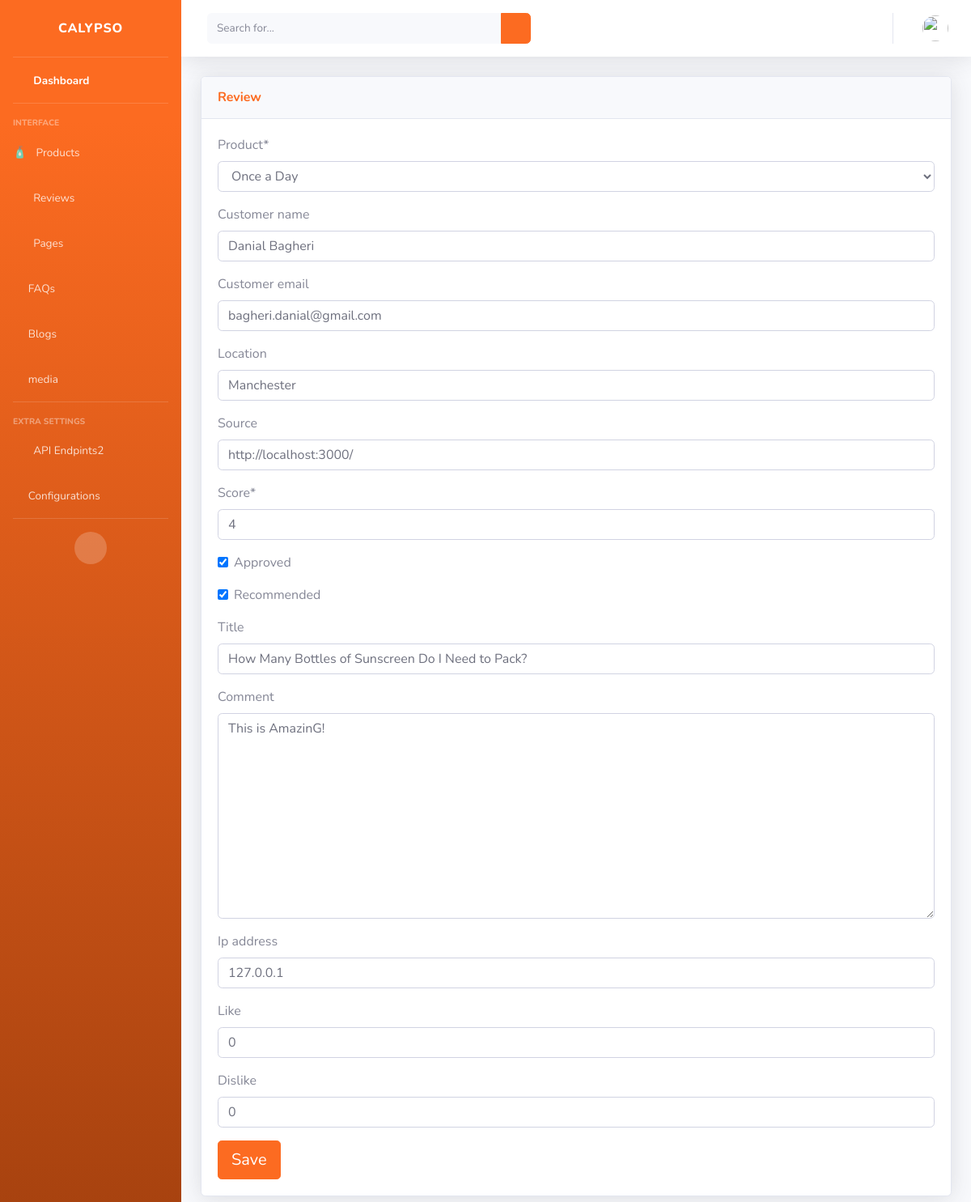
Screenshot of /dashboard/reviews/11/ (signed in) with the database file from the repository.
### review/models.py (models this page shows, shortened)
class Review(models.Model):
    product = models.ForeignKey(
        Product, null=True, on_delete=models.SET_NULL)
    user = models.ForeignKey(User, verbose_name="user",
                             blank=True, null=True, on_delete=models.SET_NULL)
    customer_name = models.CharField(max_length=200, blank=True, null=True)
    customer_email = models.EmailField(max_length=254, blank=True, null=True)
    location = models.CharField(max_length=200, blank=True, null=True)
    source = models.CharField(max_length=200, blank=True, null=True)
    score = models.PositiveIntegerField()
    approved = models.BooleanField(default=False)
    recommended = models.BooleanField(default=False)
    title = models.CharField(max_length=200, blank=True, null=True)
    comment = models.TextField(blank=True)
    ip_address = models.GenericIPAddressField(blank=True, null=True)
    date_created = models.DateTimeField(auto_now_add=True)
    like = models.PositiveIntegerField(default=0, blank=True, null=True)
    dislike = models.PositiveIntegerField(default=0, blank=True, null=True)
    reply = models.ManyToManyField(
        Reply, related_name="review", verbose_name="Replies", blank=True)
    opened = models.BooleanField(default=False)
    class Meta:
        ordering = ("-date_created",)
    def save(self, *args, **kwargs):
        if self.score > 5:
            self.score = 5
        super(Review, self).save(*args, **kwargs)

### dashboard/views.py (the view)
# urls.py: path('reviews/<int:pk>/', views.ReviewEditView.as_view(),
class ReviewEditView(StaffRequiredMixin, UpdateView):
    model = Review
    template_name = 'dashboard/reviews/edit.html'
    form_class = ReviewForm
    success_url = reverse_lazy('dashboard:reviews')
    def get_queryset(self):
        queryset = super().get_queryset()
        review_pk = self.kwargs.get("pk")
        instance = self.model.objects.get(pk=review_pk)
        instance.opened = True
        instance.save()
        return queryset

### dashboard/forms.py
class ReviewForm(forms.ModelForm):
    class Meta:
        model = Review
        fields = "__all__"
        exclude = ['reply', 'user', 'opened']

### dashboard/views.py (called while the page is built)
    def test_func(self):
        return self.request.user.is_staff

### product/models.py (called while the page is built)
    def __str__(self):
        return self.name

### templates/dashboard/reviews/edit.html (shortened to what this page needs)
{% extends "dashboard/admin-base.html" %} {% load static %}
{% load crispy_forms_tags %}
{% block content %}
<div class="container-fluid">
  <div class="card shadow mb-4">
    <div class="card-header py-3">
      <h6 class="m-0 font-weight-bold text-primary">Review</h6>
    </div>
    <div class="card-body">
      <div class="table-responsive">
        <form method="POST">
          {{ form| crispy}}
          <button type="submit" class="btn btn-lg btn-primary">Save</button>
        </form>
      </div>
    </div>
  </div>
</div>
{% endblock %}

### rows the page displays
Review: product "Once a Day", customer_name "Danial Bagheri", customer_email "bagheri.danial@gmail.com", location "Manchester", source "http://localhost:3000/", score "4", approved "☑", recommended "☑", title "How Many Bottles of Sunscreen Do I Need to Pack?", comment "This is AmazinG!", ip_address "127.0.0.1", like "0", dislike "0"
